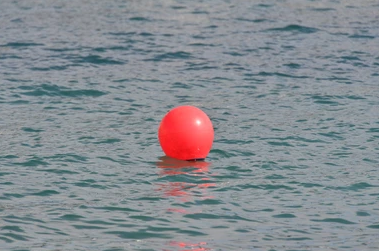
#> input picture WEEK1-Object-Detection-based-on-Colors/images/ballread.png, 379 x 251 px, found by its file name
$ python HSV_inrange.py
#> lines starting #> are read from the running program, lines starting #| are printed output that depends on the picture
### WEEK1-Object-Detection-based-on-Colors/utils.py
import cv2
import numpy as np
import os

def resize_image(image, percent):
    x = int((image.shape[1]*percent)/100)
    y = int((image.shape[0]*percent)/100)
    image_resize = cv2.resize(image,(x, y), interpolation = cv2.INTER_LINEAR)
    return image_resize
# [14 lines left out: function img_process, not called in this run]

### WEEK1-Object-Detection-based-on-Colors/HSV_inrange.py
'''
Author: Ms. Pham The Thinh
Title: Tìm các giá trị giới hạn của không gian màu HSV
'''

# Import the nesseary library : Khai báo các thư viện cần thiết để sử dụng trong chương trình
import cv2
import argparse
import numpy as np
import os
import glob
#------------------------------
# Import user-defined function : Gọi thư viện hàm phục vụ chương trình chính
from utils import resize_image
#---------------------------------
# Khai báo các giá trị cho trước H, S,V
max_value = 255
max_value_H = 360 // 2
low_H = 0
low_S = 0
low_V = 0
high_H = max_value_H
high_S = max_value
high_V = max_value
#-----------------------------
# Create window name: Tạo cửa sổ hiện thị tên là Image Capture và Object Detection
window_image_name = 'Image Capture'
window_detection_name = 'Object Detection'
cv2.namedWindow(window_image_name,cv2.WINDOW_NORMAL)
cv2.namedWindow(window_detection_name,cv2.WINDOW_NORMAL)
#-----------------------------
# Gán các tên biến
low_H_name = 'Low H'
low_S_name = 'Low S'
low_V_name = 'Low V'
high_H_name = 'High H'
high_S_name = 'High S'
high_V_name = 'High V'
#------------SUBFUNCTION----------------------
## Subfunction: Chương trình con phục vụ chương trình chính tìm ngưỡng của H
def on_low_H_thresh_trackbar(val):
    global low_H
    global high_H
    low_H = val
    low_H = min(high_H - 1, low_H)
    cv2.setTrackbarPos(low_H_name, window_detection_name, low_H)
def on_high_H_thresh_trackbar(val):
    global low_H
    global high_H
    high_H = val
    high_H = max(high_H, low_H + 1)
    cv2.setTrackbarPos(high_H_name, window_detection_name, high_H)
## Subfunction: Chương trình con phục vụ chương trình chính tìm ngưỡng của S
def on_low_S_thresh_trackbar(val):
    global low_S
    global high_S
    low_S = val
    low_S = min(high_S - 1, low_S)
    cv2.setTrackbarPos(low_S_name, window_detection_name, low_S)
def on_high_S_thresh_trackbar(val):
    global low_S
    global high_S
    high_S = val
    high_S = max(high_S, low_S + 1)
    cv2.setTrackbarPos(high_S_name, window_detection_name, high_S)
## Subfunction: Chương trình con phục vụ chương trình chính tìm ngưỡng của V
def on_low_V_thresh_trackbar(val):
    global low_V
    global high_V
    low_V = val
    low_V = min(high_V - 1, low_V)
    cv2.setTrackbarPos(low_V_name, window_detection_name, low_V)
def on_high_V_thresh_trackbar(val):
    global low_V
    global high_V
    high_V = val
    high_V = max(high_V, low_V + 1)
    cv2.setTrackbarPos(high_V_name, window_detection_name, high_V)

#---------------------------------------
# Gán các giá trị khi chạy chương trình
'''
We’ve added the add_argument() method, which is what we use to specify which command-line options the program is willing to accept. In this case, I’ve named it echo so that it’s in line with its function.

Calling our program now requires us to specify an option.

The parse_args() method actually returns some data from the options specified, in this case, echo.

The variable is some form of ‘magic’ that argparse performs for free (i.e. no need to specify which variable that value is stored in). You will also notice that its name matches the string argument given to the method, echo.'''

parser = argparse.ArgumentParser(description='Code for Thresholding Operations using inRange tutorial.')
parser.add_argument('--path_image', help='Path of detected image', default="C:\\Users\\ptthi\\OneDrive\\Desktop\\PRACTICE_OF_COMPUTER_VISION\\Object-Detection-based-on-Colors\\images\\ballread.png", type=str)
args = parser.parse_args()
#-------------------------------------------------
# Read image using OpenCV libary: Đọc ảnh sử dụng thư viện của OPENCV
image_or = cv2.imread(args.path_image)
#> image_or is the input picture: shape (251, 379, 3); mean B, G, R 144.9, 139.3, 133.9
# Resize image:
image = resize_image(image_or, 100)
#----------------
# Create trackbar: Tạo thanh trượt
cv2.createTrackbar(low_H_name, window_detection_name, low_H, max_value_H, on_low_H_thresh_trackbar)
cv2.createTrackbar(high_H_name, window_detection_name, high_H, max_value_H, on_high_H_thresh_trackbar)
cv2.createTrackbar(low_S_name, window_detection_name, low_S, max_value, on_low_S_thresh_trackbar)
cv2.createTrackbar(high_S_name, window_detection_name, high_S, max_value, on_high_S_thresh_trackbar)
cv2.createTrackbar(low_V_name, window_detection_name, low_V, max_value, on_low_V_thresh_trackbar)
cv2.createTrackbar(high_V_name, window_detection_name, high_V, max_value, on_high_V_thresh_trackbar)
# -----------------
# Chương trình chính vòng lặp
while True:
    # If no image, program breaks
    if image is None:
        break
    # Convert color space from BGR to HSV --> Đổi không gian màu từ BGR thành HSV
    image_HSV = cv2.cvtColor(image, cv2.COLOR_BGR2HSV)
#> image_HSV: shape (251, 379, 3); mean H, S, V 102.2, 36.2, 150.2
    # Keep the objects that correspond with threshold of H,S,V value: Tìm các đối tượng tương ứng ngưỡng giá trị của H,S,V
    image_threshold = cv2.inRange(image_HSV, (low_H, low_S, low_V), (high_H, high_S, high_V))
#> image_threshold: shape (251, 379); every value is 255
    # Convert color space from GRAY to BGR --> Đổi không gian màu từ GRAY thành BGR
    image_cvt = cv2.cvtColor(image_threshold,cv2.COLOR_GRAY2BGR)
#> image_cvt: shape (251, 379, 3); every value is 255
    # Merge two images along x: hợp hai ảnh theo phương ngang
    image_merge = np.concatenate((image,image_cvt), axis =1)
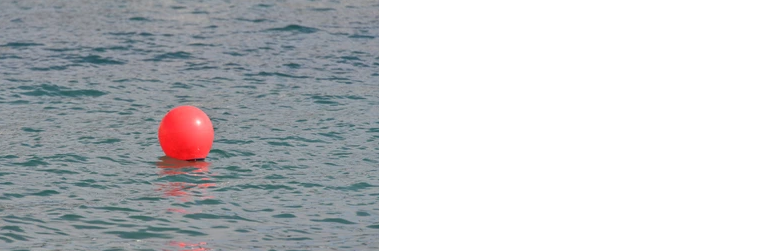
#> image_merge: shape (251, 758, 3); mean B, G, R 200, 197.1, 194.4
    # cv2.imshow(window_capture_name, image)
    # Show the image: Hiển thị kết quả
    cv2.imshow(window_detection_name, image_merge)
    cv2.imshow(window_image_name, image_merge)
    key = cv2.waitKey(30)
#> (key q is pressed here)
    if key == ord('q') or key == 27:
        break
